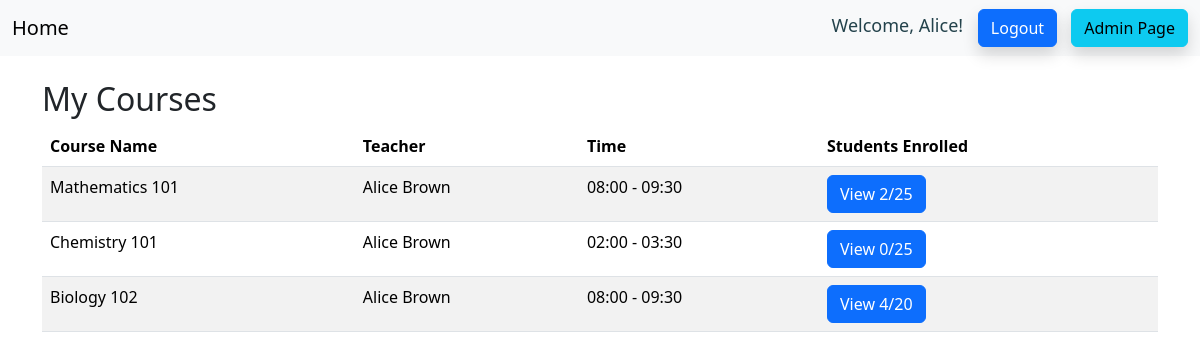
Screenshot of /courses (signed in) with the database file from the repository.
### app/models.py (models this page shows, shortened)
class User(db.Model, UserMixin): # UserMixin will give us the default implementations of the functions that we need to have in the User class for flask_login to work
    id = db.Column(db.Integer, primary_key=True)
    username = db.Column(db.String(30), unique=True, nullable=False)
    first_name = db.Column(db.String(30), nullable=False)
    last_name = db.Column(db.String(30), nullable=False)
    email = db.Column(db.String(120), unique=True, nullable=False)
    password_hash = db.Column(db.String(60), nullable=False)
    status = db.Column(db.String(30), nullable=False, default='student')
    enrolled_classes = db.relationship('Enrollment', back_populates='student')
    taught_classes = db.relationship('Class', backref='teacher')
    @property # this is a decorator, it will allow us to access the function as an attribute
    def password(self): # this function will return the password
        return self.password

class Class(db.Model): # this line will create the Class model
    id = db.Column(db.Integer, primary_key=True) # this line will create the id column
    name = db.Column(db.String(100), nullable=False) # this line will create the name column
    time = db.Column(db.String(50), nullable=False)
    capacity = db.Column(db.Integer, nullable=False)
    teacher_id = db.Column(db.Integer, db.ForeignKey('user.id'))
    enrollments = db.relationship('Enrollment', back_populates='class_')
    time = db.Column(db.String(50), nullable=False)
    capacity = db.Column(db.Integer, nullable=False)
    teacher_id = db.Column(db.Integer, db.ForeignKey('user.id'))
    enrollments = db.relationship('Enrollment', back_populates='class_')

### app/routes.py (the view, shortened to what this page needs)
@app.route('/courses')
@login_required  # Ensure the user is logged in
def show_courses():
    if current_user.status == 'teacher':
        courses = Class.query.filter(Class.teacher_id == current_user.id).all()
        return render_template('teacher.html', courses=courses)
    elif current_user.status == 'admin':
        return render_template('home.html')
    else:
        return redirect(url_for('home'))

### app/models.py (called while the page is built)
@login_manager.user_loader # this is a decorator, it will allow us to access the function as an attribute
def load_user(user_id): # this function will load the user
    return User.query.get(int(user_id)) # this line will return the user

### app/templates/teacher.html (shortened to what this page needs)
{% extends 'base.html' %}
{% block content %}
 <div class="container mt-4">
    <h2>My Courses</h2>
    <table class="table table-striped">
        <thead>
            <tr>
                <th>Course Name</th>
                <th>Teacher</th>
                <th>Time</th>
                <th>Students Enrolled</th>
            </tr>
        </thead>
        <tbody>
            {% for course in courses %}
            <tr>
                <td>{{ course.name }}</td>
                <td>{{current_user.first_name + ' ' + current_user.last_name }}</td>
                <td>{{ course.time }}</td>
                <td>
                    <button class="btn btn-primary view-grades" data-course-id="{{ course.id }}">
                        View {{ course.enrollments|length }}/{{ course.capacity }}
                    </button>
                </td>
            </tr>
            {% endfor %}
        </tbody>
    </table>
</div>
{% endblock %}

### app/templates/base.html (shortened to what this page needs)
<!DOCTYPE html>
<html lang="en">
<head>
    <link rel="stylesheet" href="{{ url_for('static', filename='css/style.css') }}">
    <link href="https://cdn.jsdelivr.net/npm/bootstrap@5.3.3/dist/css/bootstrap.min.css" rel="stylesheet">
</head>
<body>
    <nav class="navbar bg-body-tertiary">
        <div class="container-fluid">
        <a class="navbar-brand" href="/">Home</a>
            <div>
            {% if current_user.is_authenticated %}
                <a><span style="width: 192.75px;color: rgb(35,66,75);font-size: 18px; text-align: center;">
                        Welcome, {{ current_user.first_name }}!
                    </span></a>
                <a class="btn btn-primary shadow" style="margin-left: 10px;" role="button" href="{{ url_for('logout') }}">Logout</a>
                <a class="btn btn-info shadow" style="margin-left: 10px;" role="button" href="/admin">Admin Page</a>
            {% else %}
                <a class="btn btn-primary shadow" style="margin-right: 20px;" role="button" href="{{ url_for('login') }}">Login</a>
                <a class="btn btn-secondary shadow" role="button" href="{{ url_for('signup') }}">Sign up</a>
            {% endif %}
            </div>
        </div>
    </nav>
    <main>
        {% block content %}
        {% endblock %}
    </main>
</body>
</html>

### rows the page displays
User: first_name "Alice", first_name+last_name "Alice Brown"
Class: name "Mathematics 101", time "08:00 - 09:30", enrollments|length "2", capacity "25"
Class: name "Chemistry 101", time "02:00 - 03:30", enrollments|length "0", capacity "25"
Class: name "Biology 102", time "08:00 - 09:30", enrollments|length "4", capacity "20"
